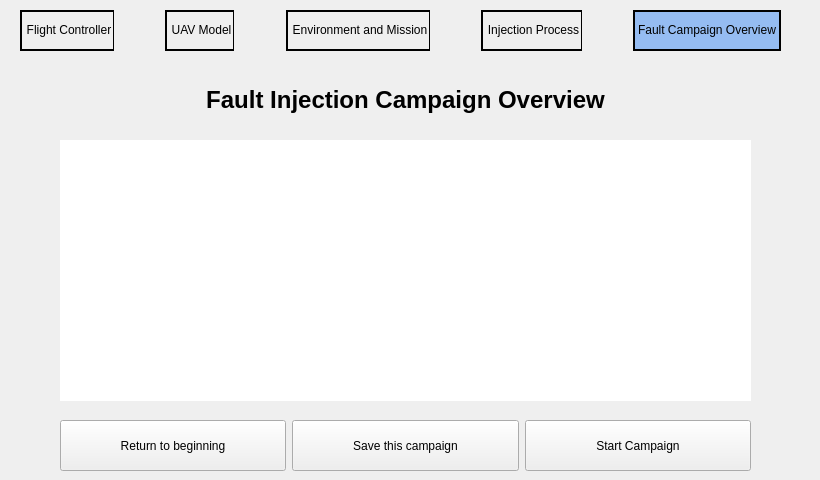
    <widget class="QWidget" name="page_6">
     <widget class="QLabel" name="label_SFGPSO">
      <property name="geometry">
       <rect>
        <x>0</x>
        <y>70</y>
        <width>811</width>
        <height>61</height>
       </rect>
      </property>
      <property name="toolTip">
       <string>&lt;html&gt;&lt;head/&gt;&lt;body&gt;&lt;p align=&quot;center&quot;&gt;&lt;br/&gt;&lt;/p&gt;&lt;/body&gt;&lt;/html&gt;</string>
      </property>
      <property name="whatsThis">
       <string>&lt;html&gt;&lt;head/&gt;&lt;body&gt;&lt;p align=&quot;center&quot;&gt;&lt;br/&gt;&lt;/p&gt;&lt;/body&gt;&lt;/html&gt;</string>
      </property>
      <property name="styleSheet">
       <string notr="true">font-size: 24px;
font-weight: bold;</string>
      </property>
      <property name="text">
       <string>&lt;html&gt;&lt;head/&gt;&lt;body&gt;&lt;p align=&quot;center&quot;&gt;Fault Injection Campaign Overview&lt;/p&gt;&lt;/body&gt;&lt;/html&gt;</string>
      </property>
      <property name="alignment">
       <set>Qt::AlignCenter</set>
      </property>
      <property name="wordWrap">
       <bool>true</bool>
      </property>
     </widget>
     <widget class="QTextEdit" name="textEditOverview">
      <property name="geometry">
       <rect>
        <x>60</x>
        <y>140</y>
        <width>691</width>
        <height>261</height>
       </rect>
      </property>
      <property name="styleSheet">
       <string notr="true">border-top-left-radius: 10px;
border-top-right-radius: 10px;
border-bottom-left-radius: 10px;
border-bottom-right-radius: 10px;</string>
      </property>
      <property name="readOnly">
       <bool>true</bool>
      </property>
     </widget>
     <widget class="QWidget" name="layoutWidget">
      <property name="geometry">
       <rect>
        <x>60</x>
        <y>420</y>
        <width>691</width>
        <height>51</height>
       </rect>
      </property>
      <layout class="QHBoxLayout" name="horizontalLayout_19">
       <item>
        <widget class="QPushButton" name="pushButton_SFGPSO_goback">
         <property name="sizePolicy">
          <sizepolicy hsizetype="Preferred" vsizetype="Preferred">
           <horstretch>0</horstretch>
           <verstretch>0</verstretch>
          </sizepolicy>
         </property>
         <property name="styleSheet">
          <string notr="true"/>
         </property>
         <property name="text">
          <string>Return to beginning</string>
         </property>
        </widget>
       </item>
       <item>
        <widget class="QPushButton" name="pushButton_SFGPSO_savecampaign">
         <property name="sizePolicy">
          <sizepolicy hsizetype="Preferred" vsizetype="Preferred">
           <horstretch>0</horstretch>
           <verstretch>0</verstretch>
          </sizepolicy>
         </property>
         <property name="styleSheet">
          <string notr="true"/>
         </property>
         <property name="text">
          <string>Save this campaign</string>
         </property>
        </widget>
       </item>
       <item>
        <widget class="QPushButton" name="pushButton_SFGPSO_confirm">
         <property name="sizePolicy">
          <sizepolicy hsizetype="Preferred" vsizetype="Preferred">
           <horstretch>0</horstretch>
           <verstretch>0</verstretch>
          </sizepolicy>
         </property>
         <property name="styleSheet">
          <string notr="true"/>
         </property>
         <property name="text">
          <string>Start Campaign</string>
         </property>
        </widget>
       </item>
      </layout>
     </widget>
     <widget class="QWidget" name="horizontalLayoutWidget_4">
      <property name="geometry">
       <rect>
        <x>20</x>
        <y>10</y>
        <width>761</width>
        <height>41</height>
       </rect>
      </property>
      <layout class="QHBoxLayout" name="horizontalLayout_5">
       <property name="spacing">
        <number>0</number>
       </property>
       <property name="sizeConstraint">
        <enum>QLayout::SetDefaultConstraint</enum>
       </property>
       <property name="leftMargin">
        <number>0</number>
       </property>
       <item>
        <widget class="QLabel" name="label_header_16">
         <property name="styleSheet">
          <string notr="true">font:10pt &quot;Open Sans&quot;;
border-width: 2px;
border-style: solid;
border-right-width: 1px;</string>
         </property>
         <property name="text">
          <string>&lt;html&gt;&lt;head/&gt;&lt;body&gt;&lt;p align=&quot;center&quot;&gt;Flight Controller&lt;/p&gt;&lt;/body&gt;&lt;/html&gt;</string>
         </property>
        </widget>
       </item>
       <item>
        <widget class="QLabel" name="label_31">
         <property name="styleSheet">
          <string notr="true">image: url(:/Logos/images/simple_vector.png);</string>
         </property>
         <property name="text">
          <string/>
         </property>
        </widget>
       </item>
       <item>
        <widget class="QLabel" name="label_header_17">
         <property name="styleSheet">
          <string notr="true">font:10pt &quot;Open Sans&quot;;
border-width: 2px;
border-style: solid;
border-right-width: 1px;</string>
         </property>
         <property name="text">
          <string>&lt;html&gt;&lt;head/&gt;&lt;body&gt;&lt;p align=&quot;center&quot;&gt;UAV Model&lt;/p&gt;&lt;/body&gt;&lt;/html&gt;</string>
         </property>
        </widget>
       </item>
       <item>
        <widget class="QLabel" name="label_32">
         <property name="styleSheet">
          <string notr="true">image: url(:/Logos/images/simple_vector.png);</string>
         </property>
         <property name="text">
          <string/>
         </property>
        </widget>
       </item>
       <item>
        <widget class="QLabel" name="label_header_18">
         <property name="styleSheet">
          <string notr="true">font:10pt &quot;Open Sans&quot;;
border-width: 2px;
border-style: solid;
border-right-width: 1px;</string>
         </property>
         <property name="text">
          <string>&lt;html&gt;&lt;head/&gt;&lt;body&gt;&lt;p align=&quot;center&quot;&gt;Environment and Mission&lt;/p&gt;&lt;/body&gt;&lt;/html&gt;</string>
         </property>
        </widget>
       </item>
       <item>
        <widget class="QLabel" name="label_33">
         <property name="styleSheet">
          <string notr="true">image: url(:/Logos/images/simple_vector.png);</string>
         </property>
         <property name="text">
          <string/>
         </property>
        </widget>
       </item>
       <item>
        <widget class="QLabel" name="label_header_19">
         <property name="styleSheet">
          <string notr="true">font:10pt &quot;Open Sans&quot;;
border-width: 2px;
border-style: solid;
border-right-width: 1px;</string>
         </property>
         <property name="text">
          <string>&lt;html&gt;&lt;head/&gt;&lt;body&gt;&lt;p align=&quot;center&quot;&gt;Injection Process&lt;/p&gt;&lt;/body&gt;&lt;/html&gt;</string>
         </property>
        </widget>
       </item>
       <item>
        <widget class="QLabel" name="label_34">
         <property name="styleSheet">
          <string notr="true">image: url(:/Logos/images/simple_vector.png);</string>
         </property>
         <property name="text">
          <string/>
         </property>
        </widget>
       </item>
       <item>
        <widget class="QLabel" name="label_header_20">
         <property name="styleSheet">
          <string notr="true">font:10pt &quot;Open Sans&quot;;
background-color: rgb(149, 188, 242);
border-width: 2px;
border-style: solid;
border-right-width: 2px;</string>
         </property>
         <property name="text">
          <string>&lt;html&gt;&lt;head/&gt;&lt;body&gt;&lt;p&gt;Fault Campaign Overview&lt;/p&gt;&lt;/body&gt;&lt;/html&gt;</string>
         </property>
        </widget>
       </item>
      </layout>
     </widget>
    </widget>
